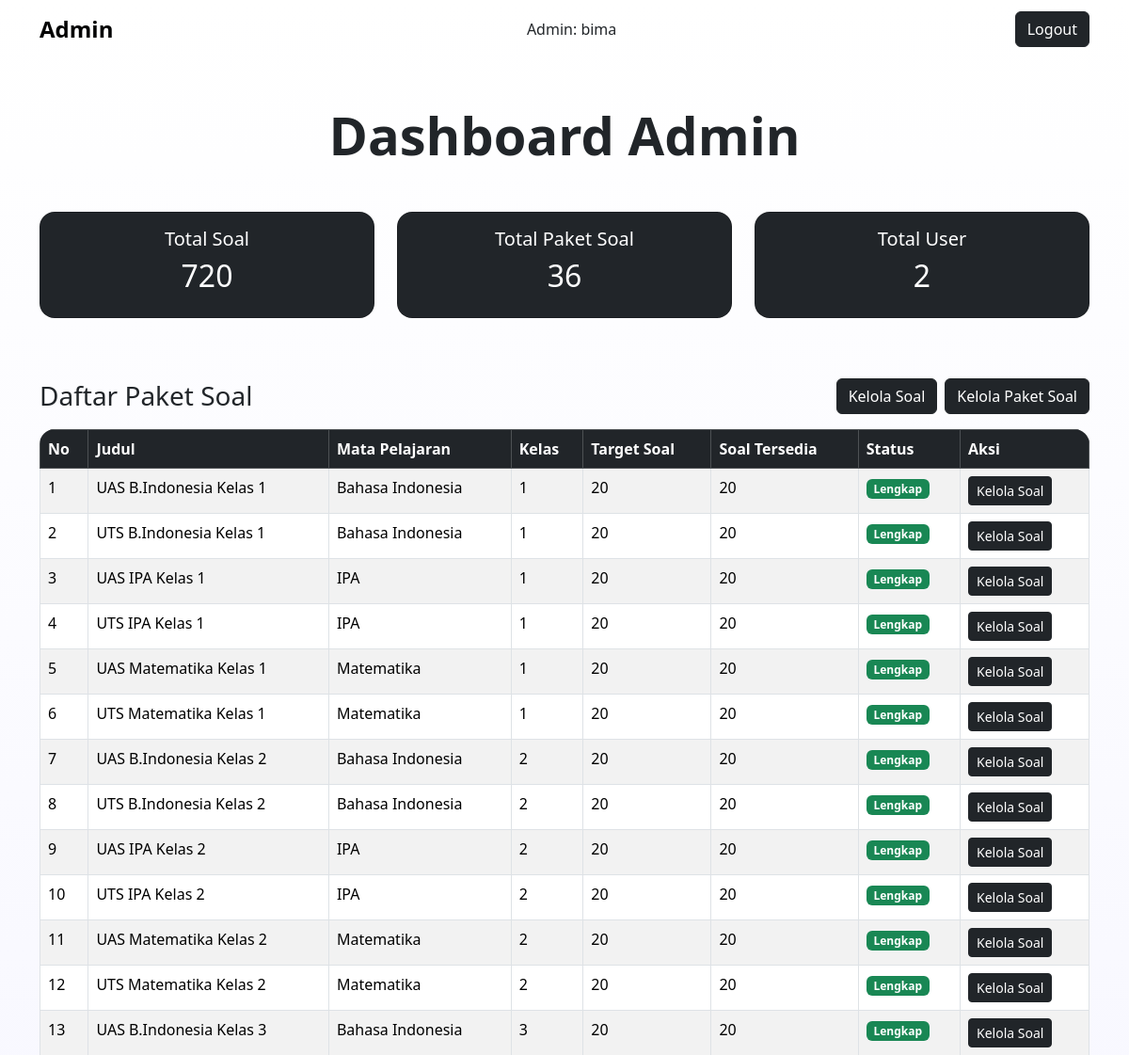
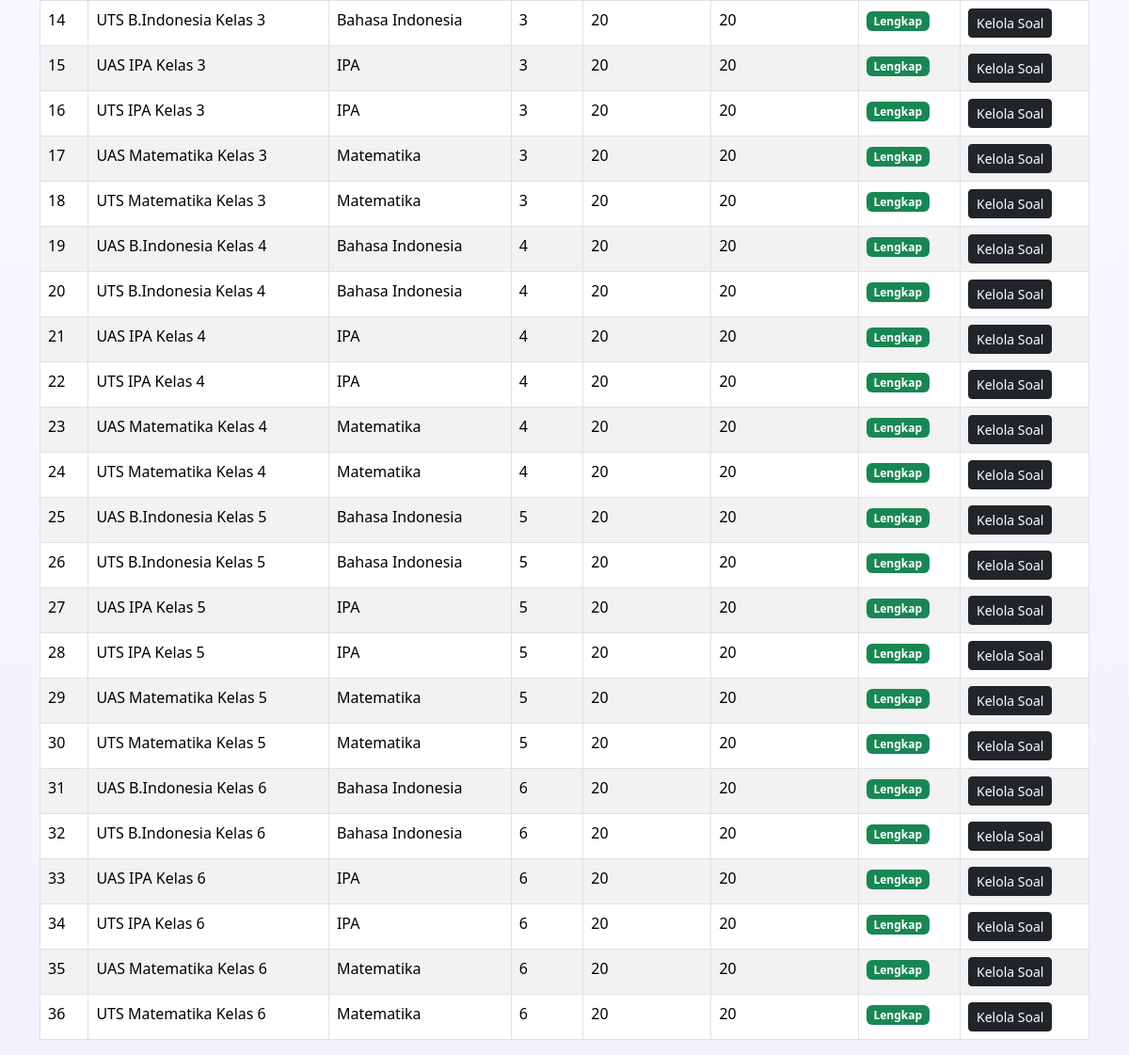
The app's page /admin/pages/dashboard_admin.php (signed in) with its own data (2 pictures, top to bottom).
### tables this page shows
CREATE TABLE `paket_soal` (
  `id_paket` int(11) NOT NULL,
  `judul` varchar(30) DEFAULT NULL,
  `mata_pelajaran` varchar(20) DEFAULT NULL,
  `kelas` int(11) DEFAULT NULL,
  `jumlah_soal` int(11) DEFAULT NULL
);

### admin/pages/dashboard_admin.php (the view, shortened to what this page needs)
<?php
include '../../config/connection.php';
$stmt_soal = $db->prepare("SELECT COUNT(*) as total FROM soal");
$stmt_soal->execute();
$result_soal = $stmt_soal->get_result();
$total_soal = $result_soal->fetch_assoc()['total'];
$stmt_paket = $db->prepare("SELECT COUNT(*) as total FROM paket_soal");
$stmt_paket->execute();
$result_paket = $stmt_paket->get_result();
$total_paket = $result_paket->fetch_assoc()['total'];
$stmt_user = $db->prepare("SELECT COUNT(*) as total FROM user WHERE role='user'");
$stmt_user->execute();
$result_user = $stmt_user->get_result();
$total_user = $result_user->fetch_assoc()['total'];
$stmt_list = $db->prepare("SELECT p.*, COUNT(s.id) as jumlah_soal_tersedia
                          FROM paket_soal p
                          LEFT JOIN soal s ON p.id_paket = s.paket_soal
                          GROUP BY p.id_paket
                          ORDER BY p.kelas, p.mata_pelajaran, p.judul");
$stmt_list->execute();
$result_list_paket = $stmt_list->get_result();
?>
<!DOCTYPE html>
<html>
<head>
    <link href="https://cdn.jsdelivr.net/npm/bootstrap@5.3.8/dist/css/bootstrap.min.css" rel="stylesheet">
</head>
<body>
    <nav class="navbar navbar-light bg-transparent text-dark">
        <div class="container">
            <a class="navbar-brand fw-bold fs-4" href="dashboard_admin.php">Admin</a>
            <span class="text-dark">Admin: <?php echo htmlspecialchars($_SESSION["username"]); ?></span>
            <button class="btn btn-dark ">
                            <a class="nav-link text-white" href="../../authenthication/logout.php">Logout</a>
                        </button>
        </div>
    </nav>
    <div class="container mt-5">
        <h1 class="text-center display-4 fw-bold mb-5">Dashboard Admin</h1>
        <div class="row mb-5 text-center">
            <div class="col-md-4 mb-3">
                <div class="card bg-dark text-white rounded-4">
                    <div class="card-body">
                        <h5 class="card-title">Total Soal</h5>
                        <h2><?php echo htmlspecialchars($total_soal); ?></h2>
                    </div>
                </div>
            </div>
            <div class="col-md-4 mb-3">
                <div class="card bg-dark text-white rounded-4">
                    <div class="card-body">
                        <h5 class="card-title">Total Paket Soal</h5>
                        <h2><?php echo htmlspecialchars($total_paket); ?></h2>
                    </div>
                </div>
            </div>
            <div class="col-md-4 mb-3">
                <div class="card bg-dark text-white rounded-4">
                    <div class="card-body">
                        <h5 class="card-title">Total User</h5>
                        <h2><?php echo htmlspecialchars($total_user); ?></h2>
                    </div>
                </div>
            </div>
        </div>
        <div class="d-flex justify-content-between align-items-center mb-3">
            <h3 class="mb-0">Daftar Paket Soal</h3>
            <div class="d-flex gap-2">
                <a href="kelola_soal.php" class="btn btn-dark">Kelola Soal</a>
                <a href="kelola_paket.php" class="btn btn-dark">Kelola Paket Soal</a>
            </div>
        </div>
        <div class="table-responsive rounded-4">
            <table class="table table-striped table-bordered bg-white">
                <thead class="table-dark">
                    <tr>
                        <th>No</th>
                        <th>Judul</th>
                        <th>Mata Pelajaran</th>
                        <th>Kelas</th>
                        <th>Target Soal</th>
                        <th>Soal Tersedia</th>
                        <th>Status</th>
                        <th>Aksi</th>
                    </tr>
                </thead>
                <tbody>
                    <?php
                    $no = 1;
                    while($paket = $result_list_paket->fetch_assoc()):
                        $status = $paket['jumlah_soal_tersedia'] >= $paket['jumlah_soal'] ? 'Lengkap' : 'Belum Lengkap';
                        $badge_class = $status == 'Lengkap' ? 'bg-success' : 'bg-warning';
                    ?>
                    <tr>
                        <td><?php echo $no++; ?></td>
                        <td><?php echo htmlspecialchars($paket['judul']); ?></td>
                        <td><?php echo htmlspecialchars($paket['mata_pelajaran']); ?></td>
                        <td><?php echo htmlspecialchars($paket['kelas']); ?></td>
                        <td><?php echo htmlspecialchars($paket['jumlah_soal']); ?></td>
                        <td><?php echo htmlspecialchars($paket['jumlah_soal_tersedia']); ?></td>
                        <td><span class="badge <?php echo $badge_class; ?>"><?php echo $status; ?></span></td>
                        <td>
                            <a href="kelola_soal.php?paket=<?php echo htmlspecialchars($paket['id_paket']); ?>" class="btn btn-sm btn-dark">Kelola Soal</a>
                        </td>
                    </tr>
                    <?php endwhile; ?>
                </tbody>
            </table>
        </div>
    </div>
</body>
</html>

### admin/pages/dashboard_admin.php (style rules this page uses)
body { background: linear-gradient(180deg, #ffffff 0%, #f7f7ff 60%, #f2f2ff 100%); background-attachment: fixed; }

### records on screen
paket_soal: judul "UAS B.Indonesia Kelas 1", mata_pelajaran "Bahasa Indonesia", kelas "1", jumlah_soal "20", jumlah_soal_tersedia "20", status "Lengkap"
paket_soal: judul "UTS B.Indonesia Kelas 1", mata_pelajaran "Bahasa Indonesia", kelas "1", jumlah_soal "20", jumlah_soal_tersedia "20", status "Lengkap"
paket_soal: judul "UAS IPA Kelas 1", mata_pelajaran "IPA", kelas "1", jumlah_soal "20", jumlah_soal_tersedia "20", status "Lengkap"
paket_soal: judul "UTS IPA Kelas 1", mata_pelajaran "IPA", kelas "1", jumlah_soal "20", jumlah_soal_tersedia "20", status "Lengkap"
paket_soal: judul "UAS Matematika Kelas 1", mata_pelajaran "Matematika", kelas "1", jumlah_soal "20", jumlah_soal_tersedia "20", status "Lengkap"
paket_soal: judul "UTS Matematika Kelas 1", mata_pelajaran "Matematika", kelas "1", jumlah_soal "20", jumlah_soal_tersedia "20", status "Lengkap"
paket_soal: judul "UAS B.Indonesia Kelas 2", mata_pelajaran "Bahasa Indonesia", kelas "2", jumlah_soal "20", jumlah_soal_tersedia "20", status "Lengkap"
paket_soal: judul "UTS B.Indonesia Kelas 2", mata_pelajaran "Bahasa Indonesia", kelas "2", jumlah_soal "20", jumlah_soal_tersedia "20", status "Lengkap"
paket_soal: judul "UAS IPA Kelas 2", mata_pelajaran "IPA", kelas "2", jumlah_soal "20", jumlah_soal_tersedia "20", status "Lengkap"
paket_soal: judul "UTS IPA Kelas 2", mata_pelajaran "IPA", kelas "2", jumlah_soal "20", jumlah_soal_tersedia "20", status "Lengkap"
paket_soal: judul "UAS Matematika Kelas 2", mata_pelajaran "Matematika", kelas "2", jumlah_soal "20", jumlah_soal_tersedia "20", status "Lengkap"
paket_soal: judul "UTS Matematika Kelas 2", mata_pelajaran "Matematika", kelas "2", jumlah_soal "20", jumlah_soal_tersedia "20", status "Lengkap"
paket_soal: judul "UAS B.Indonesia Kelas 3", mata_pelajaran "Bahasa Indonesia", kelas "3", jumlah_soal "20", jumlah_soal_tersedia "20", status "Lengkap"
paket_soal: judul "UTS B.Indonesia Kelas 3", mata_pelajaran "Bahasa Indonesia", kelas "3", jumlah_soal "20", jumlah_soal_tersedia "20", status "Lengkap"
paket_soal: judul "UAS IPA Kelas 3", mata_pelajaran "IPA", kelas "3", jumlah_soal "20", jumlah_soal_tersedia "20", status "Lengkap"
paket_soal: judul "UTS IPA Kelas 3", mata_pelajaran "IPA", kelas "3", jumlah_soal "20", jumlah_soal_tersedia "20", status "Lengkap"
paket_soal: judul "UAS Matematika Kelas 3", mata_pelajaran "Matematika", kelas "3", jumlah_soal "20", jumlah_soal_tersedia "20", status "Lengkap"
paket_soal: judul "UTS Matematika Kelas 3", mata_pelajaran "Matematika", kelas "3", jumlah_soal "20", jumlah_soal_tersedia "20", status "Lengkap"
paket_soal: judul "UAS B.Indonesia Kelas 4", mata_pelajaran "Bahasa Indonesia", kelas "4", jumlah_soal "20", jumlah_soal_tersedia "20", status "Lengkap"
paket_soal: judul "UTS B.Indonesia Kelas 4", mata_pelajaran "Bahasa Indonesia", kelas "4", jumlah_soal "20", jumlah_soal_tersedia "20", status "Lengkap"
paket_soal: judul "UAS IPA Kelas 4", mata_pelajaran "IPA", kelas "4", jumlah_soal "20", jumlah_soal_tersedia "20", status "Lengkap"
paket_soal: judul "UTS IPA Kelas 4", mata_pelajaran "IPA", kelas "4", jumlah_soal "20", jumlah_soal_tersedia "20", status "Lengkap"
paket_soal: judul "UAS Matematika Kelas 4", mata_pelajaran "Matematika", kelas "4", jumlah_soal "20", jumlah_soal_tersedia "20", status "Lengkap"
paket_soal: judul "UTS Matematika Kelas 4", mata_pelajaran "Matematika", kelas "4", jumlah_soal "20", jumlah_soal_tersedia "20", status "Lengkap"
paket_soal: judul "UAS B.Indonesia Kelas 5", mata_pelajaran "Bahasa Indonesia", kelas "5", jumlah_soal "20", jumlah_soal_tersedia "20", status "Lengkap"
paket_soal: judul "UTS B.Indonesia Kelas 5", mata_pelajaran "Bahasa Indonesia", kelas "5", jumlah_soal "20", jumlah_soal_tersedia "20", status "Lengkap"
paket_soal: judul "UAS IPA Kelas 5", mata_pelajaran "IPA", kelas "5", jumlah_soal "20", jumlah_soal_tersedia "20", status "Lengkap"
paket_soal: judul "UTS IPA Kelas 5", mata_pelajaran "IPA", kelas "5", jumlah_soal "20", jumlah_soal_tersedia "20", status "Lengkap"
paket_soal: judul "UAS Matematika Kelas 5", mata_pelajaran "Matematika", kelas "5", jumlah_soal "20", jumlah_soal_tersedia "20", status "Lengkap"
paket_soal: judul "UTS Matematika Kelas 5", mata_pelajaran "Matematika", kelas "5", jumlah_soal "20", jumlah_soal_tersedia "20", status "Lengkap"
paket_soal: judul "UAS B.Indonesia Kelas 6", mata_pelajaran "Bahasa Indonesia", kelas "6", jumlah_soal "20", jumlah_soal_tersedia "20", status "Lengkap"
paket_soal: judul "UTS B.Indonesia Kelas 6", mata_pelajaran "Bahasa Indonesia", kelas "6", jumlah_soal "20", jumlah_soal_tersedia "20", status "Lengkap"
paket_soal: judul "UAS IPA Kelas 6", mata_pelajaran "IPA", kelas "6", jumlah_soal "20", jumlah_soal_tersedia "20", status "Lengkap"
paket_soal: judul "UTS IPA Kelas 6", mata_pelajaran "IPA", kelas "6", jumlah_soal "20", jumlah_soal_tersedia "20", status "Lengkap"
paket_soal: judul "UAS Matematika Kelas 6", mata_pelajaran "Matematika", kelas "6", jumlah_soal "20", jumlah_soal_tersedia "20", status "Lengkap"
paket_soal: judul "UTS Matematika Kelas 6", mata_pelajaran "Matematika", kelas "6", jumlah_soal "20", jumlah_soal_tersedia "20", status "Lengkap"

### other values on screen
$_SESSION["username"] "bima"
$total_soal "720"
$total_paket "36"
$total_user "2"
